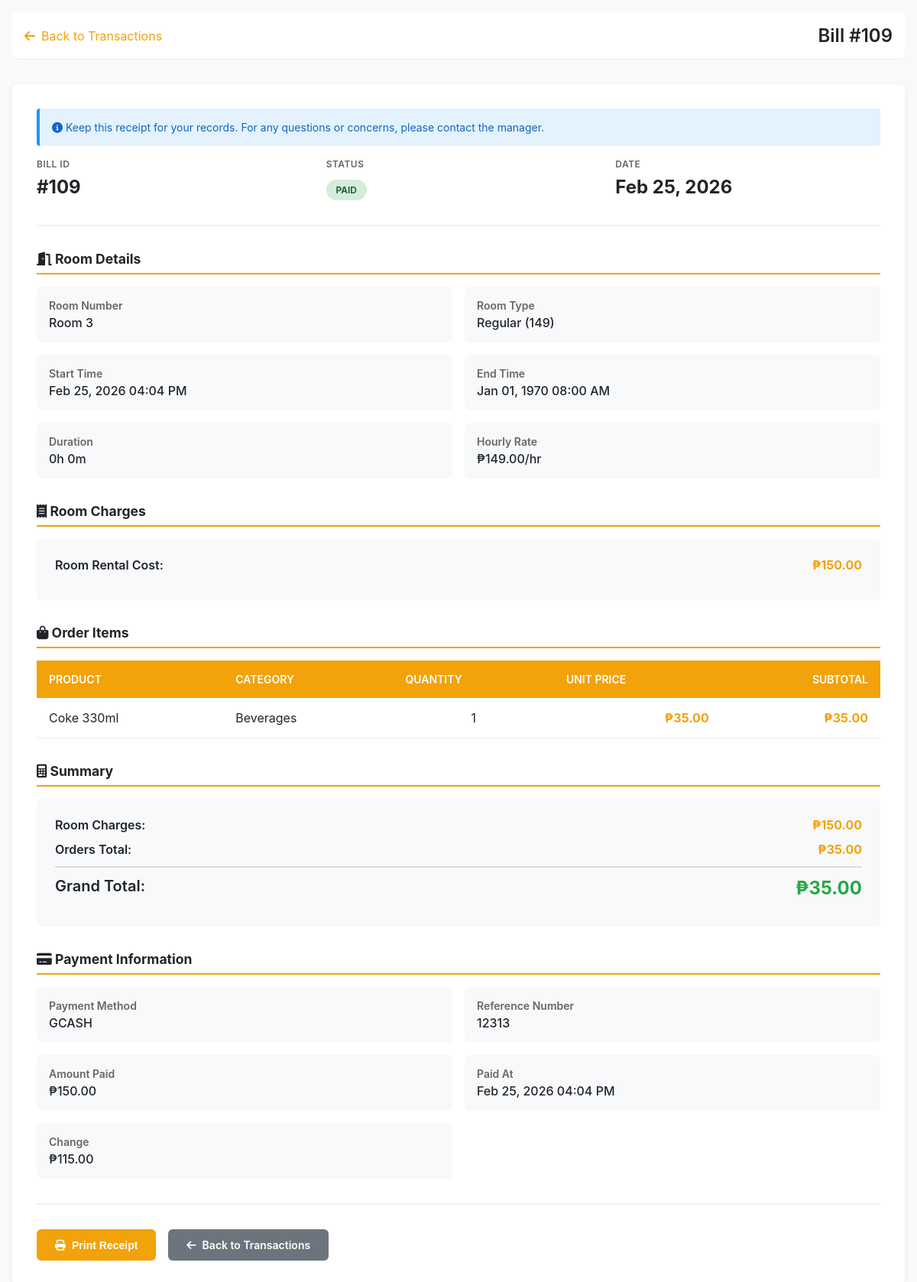
The app's page /cashier/view_bill.php?id=109 (signed in) with its own data.
### tables this page shows
CREATE TABLE `bills` (
  `bill_id` int(11) NOT NULL,
  `rental_id` int(11) NOT NULL,
  `total_room_cost` decimal(10,2) DEFAULT 0.00,
  `total_orders_cost` decimal(10,2) DEFAULT 0.00,
  `grand_total` decimal(10,2) DEFAULT 0.00,
  `is_paid` tinyint(1) DEFAULT 0,
  `created_at` timestamp NOT NULL DEFAULT current_timestamp()
);

CREATE TABLE `rooms` (
  `room_id` int(11) NOT NULL,
  `room_number` int(11) NOT NULL,
  `room_type_id` int(11) NOT NULL,
  `status` enum('AVAILABLE','OCCUPIED','CLEANING') DEFAULT 'AVAILABLE',
  `is_active` tinyint(1) NOT NULL DEFAULT 1
);

CREATE TABLE `room_types` (
  `room_type_id` int(11) NOT NULL,
  `type_name` varchar(50) NOT NULL,
  `price_per_hour` decimal(10,2) NOT NULL,
  `price_per_30min` decimal(10,2) NOT NULL
);

CREATE TABLE `rentals` (
  `rental_id` int(11) NOT NULL,
  `room_id` int(11) NOT NULL,
  `started_at` datetime NOT NULL,
  `ended_at` datetime DEFAULT NULL,
  `total_minutes` int(11) DEFAULT 0,
  `is_active` tinyint(1) DEFAULT 1
);

CREATE TABLE `order_items` (
  `order_item_id` int(11) NOT NULL,
  `order_id` int(11) NOT NULL,
  `product_id` int(11) NOT NULL,
  `quantity` int(11) NOT NULL,
  `price` decimal(10,2) NOT NULL
);

CREATE TABLE `products` (
  `product_id` int(11) NOT NULL,
  `product_name` varchar(100) NOT NULL,
  `price` decimal(10,2) NOT NULL,
  `stock_quantity` int(11) NOT NULL,
  `is_active` tinyint(1) DEFAULT 1,
  `Category` varchar(122) NOT NULL
);

CREATE TABLE `payments` (
  `payment_id` int(11) NOT NULL,
  `bill_id` int(11) NOT NULL,
  `amount_paid` decimal(10,2) NOT NULL,
  `payment_method` varchar(50) DEFAULT NULL,
  `reference_number` varchar(100) DEFAULT NULL,
  `paid_at` timestamp NOT NULL DEFAULT current_timestamp()
);

### cashier/view_bill.php (the view, shortened to what this page needs)
<?php
require_once __DIR__ . '/../db.php';
$billId = isset($_GET['id']) ? intval($_GET['id']) : 0;
$query = "
    SELECT
        b.bill_id,
        b.rental_id,
        b.total_room_cost,
        b.total_orders_cost,
        b.grand_total,
        b.is_paid,
        b.created_at,
        rm.room_number,
        rm.room_id,
        rt.type_name,
        rt.price_per_hour,
        r.started_at,
        r.ended_at,
        TIMESTAMPDIFF(MINUTE, r.started_at, r.ended_at) as rental_minutes,
        p.payment_id,
        p.amount_paid,
        p.payment_method,
        p.reference_number,
        p.paid_at
    FROM bills b
    LEFT JOIN rentals r ON b.rental_id = r.rental_id
    LEFT JOIN rooms rm ON r.room_id = rm.room_id
    LEFT JOIN room_types rt ON rm.room_type_id = rt.room_type_id
    LEFT JOIN payments p ON b.bill_id = p.bill_id
    WHERE b.bill_id = ?
    LIMIT 1
";
$stmt = $mysqli->prepare($query);
$stmt->bind_param('i', $billId);
$stmt->execute();
$result = $stmt->get_result();
$bill = $result->fetch_assoc();
$orderQuery = "
    SELECT
        oi.order_item_id,
        oi.quantity,
        oi.price,
        (oi.quantity * oi.price) as subtotal,
        p.product_name,
        p.category
    FROM order_items oi
    JOIN orders o ON oi.order_id = o.order_id
    JOIN products p ON oi.product_id = p.product_id
    WHERE o.rental_id = ?
    ORDER BY oi.order_item_id DESC
";
$orderStmt = $mysqli->prepare($orderQuery);
$orderStmt->bind_param('i', $bill['rental_id']);
$orderStmt->execute();
$orderItems = $orderStmt->get_result()->fetch_all(MYSQLI_ASSOC);
$rentalHours = floor($bill['rental_minutes'] / 60);
$rentalMinutes = $bill['rental_minutes'] % 60;
?>
<!doctype html>
<html lang="en">
<head>
    <link rel="stylesheet" href="https://cdnjs.cloudflare.com/ajax/libs/font-awesome/6.4.0/css/all.min.css">
</head>
<body>
    <header>
        <div class="header-content">
            <a href="transactions.php" class="back-link">
                <i class="fas fa-arrow-left"></i> Back to Transactions
            </a>
            <div class="header-title">Bill #<?= $billId ?></div>
        </div>
    </header>
    <div class="container">
        <div class="bill-card">
            <div class="receipt-note">
                <i class="fas fa-info-circle"></i> Keep this receipt for your records. For any questions or concerns, please contact the manager.
            </div>
            <div class="bill-header">
                <div class="bill-header-item">
                    <h3>Bill ID</h3>
                    <p>#<?= $billId ?></p>
                </div>
                <div class="bill-header-item">
                    <h3>Status</h3>
                    <p><span class="status-badge <?= $bill['is_paid'] ? 'status-paid' : 'status-unpaid' ?>">
                        <?= $bill['is_paid'] ? 'PAID' : 'UNPAID' ?>
                    </span></p>
                </div>
                <div class="bill-header-item">
                    <h3>Date</h3>
                    <p><?= date('M d, Y', strtotime($bill['created_at'])) ?></p>
                </div>
            </div>
            <div class="section-title">
                <i class="fas fa-door-open"></i> Room Details
            </div>
            <div class="details-grid">
                <div class="detail-item">
                    <div class="detail-label">Room Number</div>
                    <div class="detail-value">Room <?= htmlspecialchars($bill['room_number']) ?></div>
                </div>
                <div class="detail-item">
                    <div class="detail-label">Room Type</div>
                    <div class="detail-value"><?= htmlspecialchars($bill['type_name']) ?></div>
                </div>
                <div class="detail-item">
                    <div class="detail-label">Start Time</div>
                    <div class="detail-value"><?= date('M d, Y h:i A', strtotime($bill['started_at'])) ?></div>
                </div>
                <div class="detail-item">
                    <div class="detail-label">End Time</div>
                    <div class="detail-value"><?= date('M d, Y h:i A', strtotime($bill['ended_at'])) ?></div>
                </div>
                <div class="detail-item">
                    <div class="detail-label">Duration</div>
                    <div class="detail-value"><?= $rentalHours ?>h <?= $rentalMinutes ?>m</div>
                </div>
                <div class="detail-item">
                    <div class="detail-label">Hourly Rate</div>
                    <div class="detail-value">₱<?= number_format($bill['price_per_hour'], 2) ?>/hr</div>
                </div>
            </div>
            <div class="section-title">
                <i class="fas fa-receipt"></i> Room Charges
            </div>
            <div class="total-section">
                <div class="total-row">
                    <span class="label">Room Rental Cost:</span>
                    <span class="amount">₱<?= number_format($bill['total_room_cost'], 2) ?></span>
                </div>
            </div>
            <div class="section-title">
                <i class="fas fa-shopping-bag"></i> Order Items
            </div>
            <?php if (count($orderItems) > 0): ?>
                <div class="table-container">
                    <table>
                        <thead>
                            <tr>
                                <th>Product</th>
                                <th>Category</th>
                                <th>Quantity</th>
                                <th>Unit Price</th>
                                <th style="text-align: right;">Subtotal</th>
                            </tr>
                        </thead>
                        <tbody>
                            <?php foreach ($orderItems as $item): ?>
                            <tr>
                                <td><?= htmlspecialchars($item['product_name']) ?></td>
                                <td><?= htmlspecialchars($item['category']) ?></td>
                                <td style="text-align: center;"><?= $item['quantity'] ?></td>
                                <td class="amount">₱<?= number_format($item['price'], 2) ?></td>
                                <td class="amount">₱<?= number_format($item['subtotal'], 2) ?></td>
                            </tr>
                            <?php endforeach; ?>
                        </tbody>
                    </table>
                </div>
            <?php endif; ?>
            <div class="section-title">
                <i class="fas fa-calculator"></i> Summary
            </div>
            <div class="total-section">
                <div class="total-row">
                    <span class="label">Room Charges:</span>
                    <span class="amount">₱<?= number_format($bill['total_room_cost'], 2) ?></span>
                </div>
                <div class="total-row">
                    <span class="label">Orders Total:</span>
                    <span class="amount">₱<?= number_format($bill['total_orders_cost'], 2) ?></span>
                </div>
                <div class="total-row final">
                    <span class="label">Grand Total:</span>
                    <span class="amount">₱<?= number_format($bill['grand_total'], 2) ?></span>
                </div>
            </div>
            <?php if ($bill['payment_id']): ?>
            <div class="section-title">
                <i class="fas fa-credit-card"></i> Payment Information
            </div>
            <div class="details-grid">
                <div class="detail-item">
                    <div class="detail-label">Payment Method</div>
                    <div class="detail-value"><?= htmlspecialchars($bill['payment_method']) ?></div>
                </div>
                <div class="detail-item">
                    <div class="detail-label">Reference Number</div>
                    <div class="detail-value">
                        <?php if ($bill['payment_method'] === 'GCASH' && !empty($bill['reference_number'])): ?>
                            <?= htmlspecialchars($bill['reference_number']) ?>
                        <?php else: ?>
                            -
                        <?php endif; ?>
                    </div>
                </div>
                <div class="detail-item">
                    <div class="detail-label">Amount Paid</div>
                    <div class="detail-value">₱<?= number_format($bill['amount_paid'], 2) ?></div>
                </div>
                <div class="detail-item">
                    <div class="detail-label">Paid At</div>
                    <div class="detail-value"><?= date('M d, Y h:i A', strtotime($bill['paid_at'])) ?></div>
                </div>
                <div class="detail-item">
                    <div class="detail-label">Change</div>
                    <div class="detail-value">₱<?= number_format($bill['amount_paid'] - $bill['grand_total'], 2) ?></div>
                </div>
            </div>
            <?php endif; ?>
            <div class="actions">
                <button class="btn btn-primary" onclick="window.print()">
                    <i class="fas fa-print"></i> Print Receipt
                </button>
                <a href="transactions.php" class="btn btn-secondary">
                    <i class="fas fa-arrow-left"></i> Back to Transactions
                </a>
            </div>
        </div>
    </div>
</body>
</html>

### cashier/view_bill.php (style rules this page uses)
* { margin: 0; padding: 0; box-sizing: border-box; }
body { font-family: -apple-system, BlinkMacSystemFont, 'Segoe UI', Roboto, sans-serif; background: #f8f9fa; color: #212529; padding: 1rem; }
header { background: white; padding: 1rem; border-bottom: 1px solid #e9ecef; margin-bottom: 2rem; border-radius: 8px; }
.header-content { max-width: 1200px; margin: 0 auto; display: flex; justify-content: space-between; align-items: center; flex-wrap: wrap; gap: 1rem; }
.header-title { font-size: 1.5rem; font-weight: 600; color: #212529; }
.back-link { color: #f2a20a; text-decoration: none; display: flex; align-items: center; gap: 0.5rem; cursor: pointer; }
.container { max-width: 1200px; margin: 0 auto; }
.bill-card { background: white; border-radius: 8px; padding: 2rem; box-shadow: 0 2px 8px rgba(0,0,0,0.06); margin-bottom: 2rem; }
.bill-header { display: grid; grid-template-columns: 1fr 1fr 1fr; gap: 2rem; margin-bottom: 2rem; padding-bottom: 2rem; border-bottom: 2px solid #f0f0f0; }
.bill-header-item h3 { font-size: 0.75rem; text-transform: uppercase; color: #666; margin-bottom: 0.5rem; font-weight: 600; letter-spacing: 0.5px; }
.bill-header-item p { font-size: 1.5rem; font-weight: 700; color: #212529; }
.status-badge { display: inline-block; padding: 0.4rem 0.8rem; border-radius: 20px; font-size: 0.75rem; font-weight: 600; text-transform: uppercase; }
.status-paid { background: #d4edda; color: #155724; }
.section-title { font-size: 1.1rem; font-weight: 700; color: #212529; margin-bottom: 1rem; margin-top: 2rem; border-bottom: 2px solid #f2a20a; padding-bottom: 0.5rem; }
.details-grid { display: grid; grid-template-columns: 1fr 1fr; gap: 1rem; margin-bottom: 2rem; }
.detail-item { background: #f8f9fa; padding: 1rem; border-radius: 6px; }
.detail-label { font-size: 0.875rem; color: #666; margin-bottom: 0.25rem; font-weight: 600; }
.detail-value { font-size: 1rem; color: #212529; font-weight: 500; }
.table-container { overflow-x: auto; margin-bottom: 2rem; }
table { width: 100%; border-collapse: collapse; }
th { background: #f2a20a; color: white; padding: 1rem; text-align: left; font-weight: 600; font-size: 0.875rem; text-transform: uppercase; }
td { padding: 1rem; border-bottom: 1px solid #e9ecef; }
.amount { font-weight: 700; color: #f2a20a; text-align: right; }
.total-section { background: #f8f9fa; padding: 1.5rem; border-radius: 6px; margin-bottom: 2rem; }
.total-row { display: flex; justify-content: space-between; margin-bottom: 0.75rem; font-size: 1rem; }
.total-row.final { font-size: 1.25rem; font-weight: 700; color: #212529; padding-top: 0.75rem; border-top: 2px solid #ddd; }
.total-row.final .amount { color: #28a745; font-size: 1.5rem; }
.label { font-weight: 600; color: #212529; }
.actions { display: flex; gap: 1rem; flex-wrap: wrap; margin-top: 2rem; padding-top: 2rem; border-top: 2px solid #f0f0f0; }
.btn { padding: 0.75rem 1.5rem; border: none; border-radius: 6px; cursor: pointer; font-weight: 600; font-size: 0.875rem; transition: all 0.2s; display: inline-flex; align-items: center; gap: 0.5rem; text-decoration: none; }
.btn-primary { background: #f2a20a; color: white; }
.btn-secondary { background: #6c757d; color: white; }
.receipt-note { background: #e3f2fd; border-left: 4px solid #2196f3; padding: 1rem; border-radius: 4px; margin-bottom: 1rem; font-size: 0.875rem; color: #1565c0; }

### records on screen
bills: created_at "Feb 25, 2026", rooms.room_number "3", room_types.type_name "Regular (149)", rental.started_at "Feb 25, 2026 04:04 PM", rental.ended_at "Jan 01, 1970 08:00 AM", room_types.price_per_hour "149.00", total_room_cost "150.00", total_orders_cost "35.00", grand_total "35.00", payments.payment_method "GCASH", payments.reference_number "12313", payments.amount_paid "150.00", payments.paid_at "Feb 25, 2026 04:04 PM", $bill['amount_paid']-$bill['grand_total'] "115.00"
order_items: product.product_name "Coke 330ml", product.Category "Beverages", quantity "1", price "35.00", subtotal "35.00"

### other values on screen
$billId "109"
$rentalHours "0"
$rentalMinutes "0"
